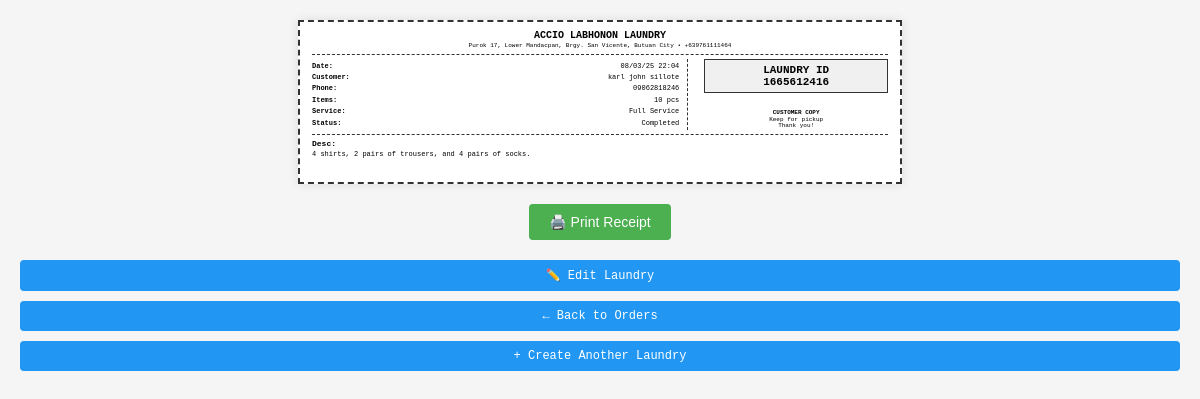
The page /laundry/receipt/1665612416 (signed in) on the database its author committed.
### app/models.py (models this page shows, shortened)
class Laundry(db.Model):
    id = db.Column(db.Integer, primary_key=True)
    laundry_id = db.Column(db.String(10), unique=True)
    customer_id = db.Column(db.Integer, db.ForeignKey('customer.id'), nullable=False)
    service_id = db.Column(db.Integer, db.ForeignKey('service.id'), nullable=True)  # New foreign key
    item_count = db.Column(db.Integer)
    service_type = db.Column(db.String(50))  # Keep for backward compatibility
    weight_kg = db.Column(db.Float, default=0.0)  # Optional weight for advanced pricing
    price = db.Column(db.Float, default=0.0)  # Total price for the laundry
    status = db.Column(db.String(20))  # Received, In Process, Ready for Pickup, Completed
    notes = db.Column(db.Text)  # Description of clothes/items
    date_received = db.Column(db.DateTime, default=datetime.utcnow)
    date_updated = db.Column(db.DateTime, default=datetime.utcnow, onupdate=datetime.utcnow)
    service = db.relationship('Service', backref='laundries', lazy=True)
    last_edited_by = db.Column(db.Integer, db.ForeignKey('user.id'))
    last_edited_at = db.Column(db.DateTime)
    edit_count = db.Column(db.Integer, default=0)
    is_modified = db.Column(db.Boolean, default=False)
    PRICING = {
        'Wash Only': 150,      # ₱150 per laundry
        'Dry Only': 120,       # ₱120 per laundry
        'Wash & Dry': 200,     # ₱200 per laundry
        'Wash & Fold': 250,    # ₱250 per laundry
        'Full Service': 300,   # ₱300 per laundry (Wash, Dry, Fold, Iron)
        'Iron Only': 100,      # ₱100 per laundry
    }

class Customer(db.Model):
    id = db.Column(db.Integer, primary_key=True)
    full_name = db.Column(db.String(150))
    email = db.Column(db.String(150))
    phone = db.Column(db.String(20))
    date_created = db.Column(db.DateTime, default=datetime.utcnow)
    laundries = db.relationship('Laundry', backref='customer', lazy=True)

### app/laundry.py (the view)
@laundry.route('/receipt/<laundry_id>')
@login_required
def print_receipt(laundry_id):
    laundry_item = Laundry.query.filter_by(laundry_id=laundry_id).first_or_404()
    return render_template("laundries/laundry_receipt.html", laundry=laundry_item)

### app/__init__.py (called while the page is built)
@login_manager.user_loader
def load_user(id):
    from .models import User
    return User.query.get(int(id))

### app/templates/laundries/laundry_receipt.html (shortened to what this page needs)
<!DOCTYPE html>
<html lang="en">
<head>
</head>
<body>
    <div class="receipt">
        <div class="header">
            <div class="business-name">ACCIO LABHONON LAUNDRY</div>
            <div class="business-info">
                Purok 17, Lower Mandacpan, Brgy. San Vicente, Butuan City • +639761111464
            </div>
        </div>
        <div class="receipt-content">
            <div class="left-section">
                <div class="laundry-info">
                    <div class="laundry-row">
                        <span>Date:</span>
                        <span>{{ laundry.date_received.strftime('%m/%d/%y %H:%M') }}</span>
                    </div>
                    <div class="laundry-row">
                        <span>Customer:</span>
                        <span>{{ laundry.customer.full_name[:20] }}{% if laundry.customer.full_name|length > 20 %}...{% endif %}</span>
                    </div>
                    <div class="laundry-row">
                        <span>Phone:</span>
                        <span>{{ laundry.customer.phone or 'N/A' }}</span>
                    </div>
                    <div class="laundry-row">
                        <span>Items:</span>
                        <span>{{ laundry.item_count }} pcs</span>
                    </div>
                    <div class="laundry-row">
                        <span>Service:</span>
                        <span>{{ laundry.service_type[:15] }}{% if laundry.service_type|length > 15 %}...{% endif %}</span>
                    </div>
                    <div class="laundry-row">
                        <span>Status:</span>
                        <span>{{ laundry.status }}</span>
                    </div>
                </div>
            </div>
            <div class="right-section">
                <div class="laundry-id">
                    LAUNDRY ID<br>
                    {{ laundry.laundry_id }}
                </div>
                <div class="footer">
                    <strong>CUSTOMER COPY</strong><br>
                    Keep for pickup<br>
                    Thank you!
                </div>
            </div>
        </div>
        {% if laundry.notes %}
        <div class="description-section">
            <div class="description-label">Desc:</div>
            <div class="description-row">{{ laundry.notes }}</div>
        </div>
        {% endif %}
    </div>
    <div class="no-print">
        <button class="print-btn" onclick="window.print()">🖨️ Print Receipt</button>
        <a href="{{ url_for('laundry.edit_laundry', laundry_id=laundry.laundry_id) }}" class="back-btn">✏️ Edit Laundry</a>
        <a href="{{ url_for('laundry.list_laundries') }}" class="back-btn">← Back to Orders</a>
        <a href="{{ url_for('laundry.add_laundry') }}" class="back-btn">+ Create Another Laundry</a>
    </div>
</body>
</html>

### app/templates/laundries/laundry_receipt.html (style rules this page uses)
body { font-family: 'Courier New', monospace; margin: 0; padding: 20px; background-color: #f5f5f5; }
.receipt { width: auto; max-width: 576px; height: auto; min-height: 144px; margin: 0 auto; background: white; padding: 8px 12px; border: 2px dashed #333; box-shadow: 0 0 10px rgba(0,0,0,0.1); display: flex; flex-direction: column; font-size: 8px; }
.receipt-content { display: flex; gap: 8px; }
.left-section { flex: 2; padding-right: 8px; border-right: 1px dashed #333; }
.right-section { flex: 1; padding-left: 8px; display: flex; flex-direction: column; justify-content: space-between; }
.description-section { width: 100%; border-top: 1px dashed #333; padding-top: 4px; margin-top: 4px; }
.description-row { font-size: 7px; line-height: 1.2; word-wrap: break-word; }
.description-label { font-weight: bold; margin-bottom: 2px; }
.header { text-align: center; border-bottom: 1px dashed #333; padding-bottom: 4px; margin-bottom: 4px; }
.business-name { font-size: 10px; font-weight: bold; margin-bottom: 2px; }
.business-info { font-size: 6px; line-height: 1.1; }
.laundry-info { margin: 2px 0; display: flex; flex-direction: column; gap: 1px; }
.laundry-row { display: flex; justify-content: space-between; margin: 1px 0; font-size: 7px; line-height: 1.2; }
.laundry-row span:first-child { font-weight: bold; min-width: 50px; }
.laundry-row span:last-child { text-align: right; flex: 1; }
.laundry-id { font-size: 11px; font-weight: bold; text-align: center; padding: 4px; border: 1px solid #333; background: #f0f0f0; margin-bottom: 4px; }
.footer { text-align: center; font-size: 6px; line-height: 1.1; }
.print-btn { background: #4CAF50; color: white; border: none; padding: 10px 20px; font-size: 14px; cursor: pointer; border-radius: 4px; margin: 20px auto; display: block; }
.back-btn { background: #2196F3; color: white; border: none; padding: 8px 16px; font-size: 12px; cursor: pointer; border-radius: 4px; margin: 10px auto; display: block; text-decoration: none; text-align: center; }

### rows shown on the page
Laundry: date_received "08/03/25 22:04", item_count "10", service_type "Full Service", status "Completed", laundry_id "1665612416", notes "4 shirts, 2 pairs of trousers, and 4 pairs of socks."
Customer: customer "karl john sillote", customer "09062818246"
